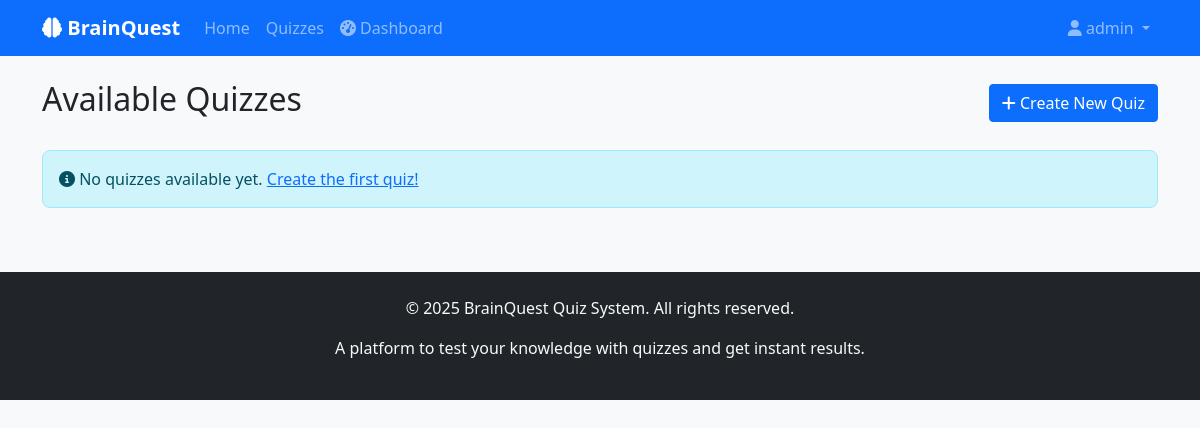
The app's page /quizzes/ (signed in), older data.
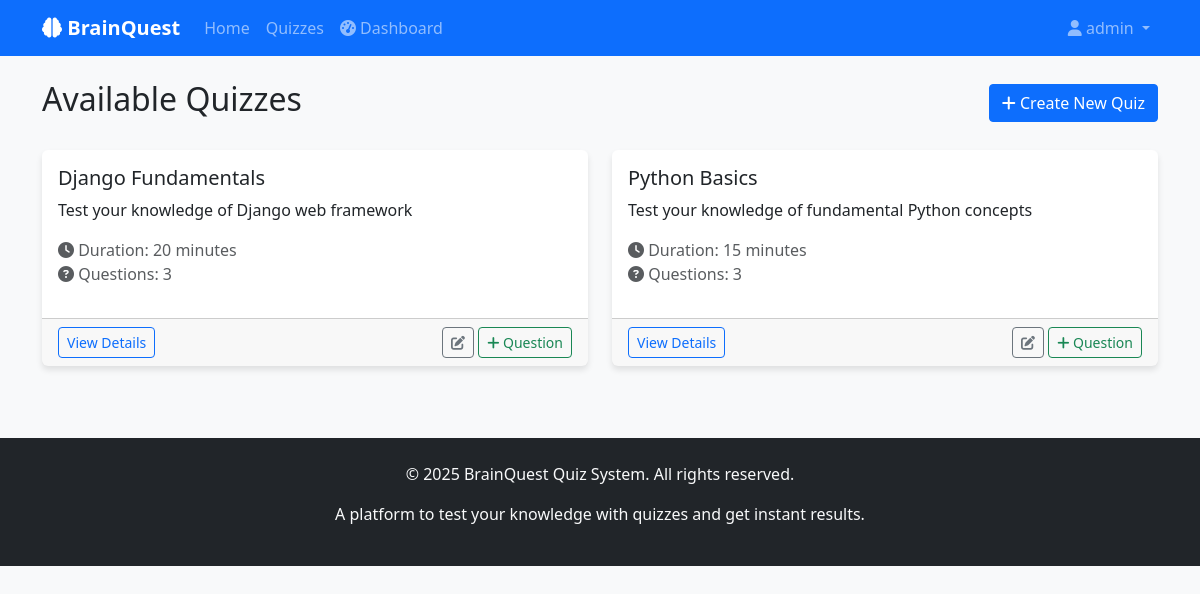
The same page, newer data.
### quizzes/models.py (models this page shows, shortened)
class Quiz(models.Model):
    title = models.CharField(max_length=200)
    description = models.TextField(blank=True)
    duration = models.PositiveIntegerField(help_text="Duration in minutes")
    created_by = models.ForeignKey(User, on_delete=models.CASCADE, related_name='quizzes_created')
    created_at = models.DateTimeField(auto_now_add=True)
    updated_at = models.DateTimeField(auto_now=True)
    is_active = models.BooleanField(default=True)
    class Meta:
        verbose_name_plural = "Quizzes"
        ordering = ['-created_at']

### quizzes/views.py (the view)
# urls.py: path('', views.quiz_list, name='quiz_list'),
@login_required
def quiz_list(request):
    quizzes = Quiz.objects.filter(is_active=True)
    context = {'quizzes': quizzes}
    return render(request, 'quizzes/quiz_list.html', context)

### templates/quizzes/quiz_list.html
{% extends 'base.html' %}
{% block content %}
<div class="d-flex justify-content-between align-items-center mb-4">
    <h2>Available Quizzes</h2>
    {% if user.is_authenticated and user.is_staff or user.role == 'admin' %}
    <a href="{% url 'quizzes:quiz_create' %}" class="btn btn-primary">
        <i class="fas fa-plus"></i> Create New Quiz
    </a>
    {% endif %}
</div>
<div class="row">
    {% for quiz in quizzes %}
    <div class="col-md-6 mb-4">
        <div class="card h-100">
            <div class="card-body">
                <h5 class="card-title">{{ quiz.title }}</h5>
                <p class="card-text">{{ quiz.description|truncatewords:20 }}</p>
                <p class="text-muted">
                    <i class="fas fa-clock"></i> Duration: {{ quiz.duration }} minutes
                    <br>
                    <i class="fas fa-question-circle"></i> Questions: {{ quiz.questions.count }}
                </p>
            </div>
            <div class="card-footer">
                <div class="d-flex justify-content-between">
                    <a href="{% url 'quizzes:quiz_detail' quiz.id %}" class="btn btn-outline-primary btn-sm">
                        View Details
                    </a>
                    {% if user.is_authenticated and user.is_staff or user.role == 'admin' %}
                    <div>
                        <a href="{% url 'quizzes:quiz_edit' quiz.id %}" class="btn btn-outline-secondary btn-sm">
                            <i class="fas fa-edit"></i>
                        </a>
                        <a href="{% url 'quizzes:question_create' quiz.id %}" class="btn btn-outline-success btn-sm">
                            <i class="fas fa-plus"></i> Question
                        </a>
                    </div>
                    {% endif %}
                </div>
            </div>
        </div>
    </div>
    {% empty %}
    <div class="col-12">
        <div class="alert alert-info">
            <i class="fas fa-info-circle"></i> No quizzes available yet.
            {% if user.is_authenticated and user.is_staff or user.role == 'admin' %}
            <a href="{% url 'quizzes:quiz_create' %}">Create the first quiz!</a>
            {% endif %}
        </div>
    </div>
    {% endfor %}
</div>
{% endblock %}

Row changes from the older to the newer data that the page shows:
added Quiz: title "Django Fundamentals", description "Test your knowledge of Django web framework", duration "20", questions.count "3"
added Quiz: title "Python Basics", description "Test your knowledge of fundamental Python concepts", duration "15", questions.count "3"
Text that changed along with them:
text no longer shown: "No quizzes available yet. Create the first quiz!"
